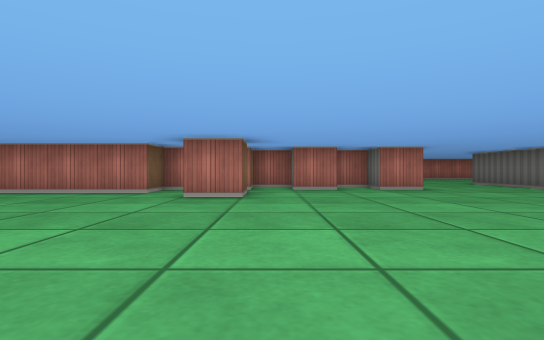
View 1 (above)

24 first-person views from a walk through a cub3D level. The camera is about half as high as the walls, looks level and sees 80° across. The floor is counted in squares. Each view is taken from the middle of a square. On the plan, view 1 faces up. The plan holds only what a view shows up to about 9 squares ahead; the rest is blank.

View 2
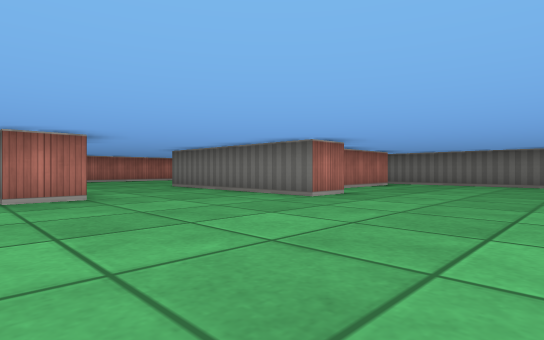

View 3
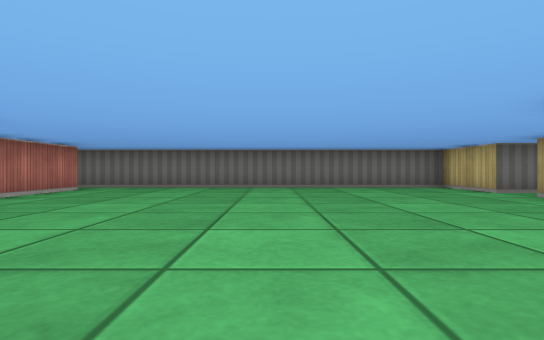

View 4
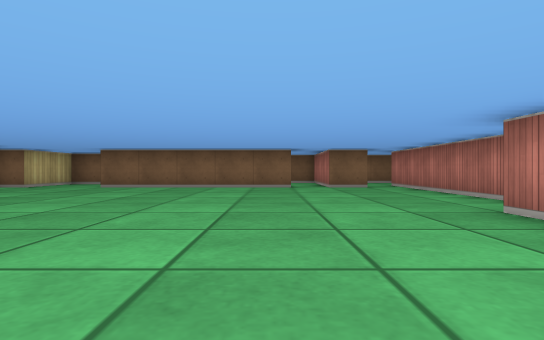

View 5
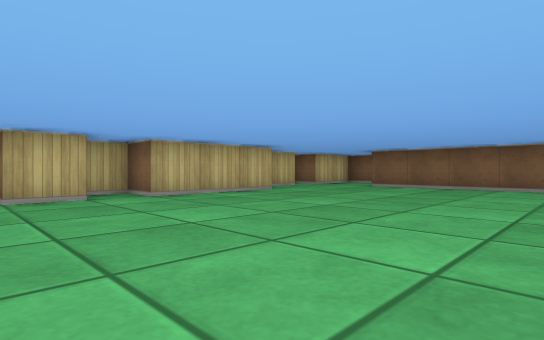

View 6
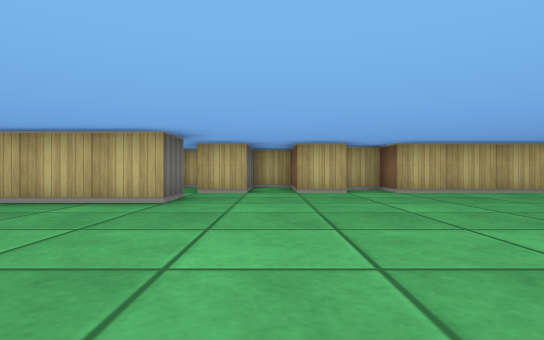

View 7
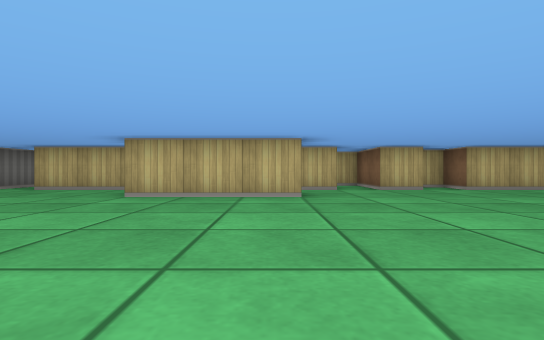

View 8
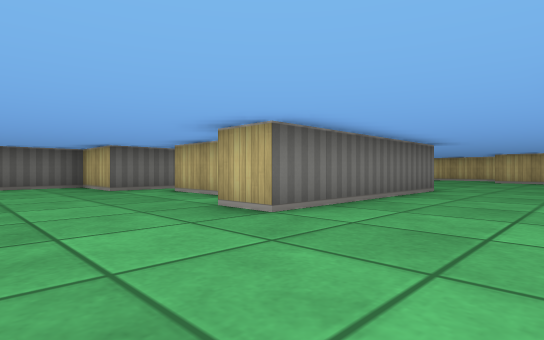

View 9
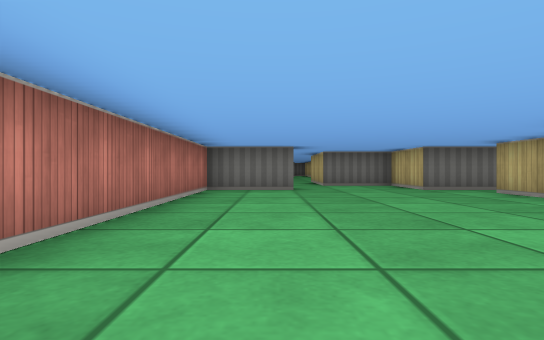

View 10
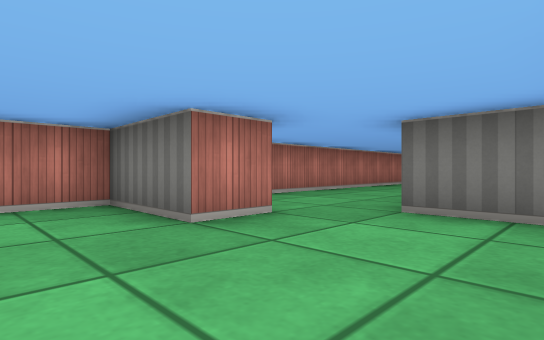

View 11
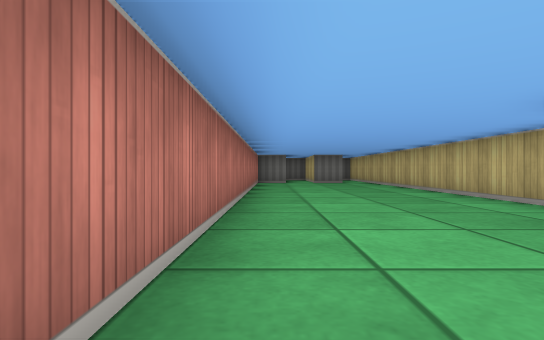

View 12
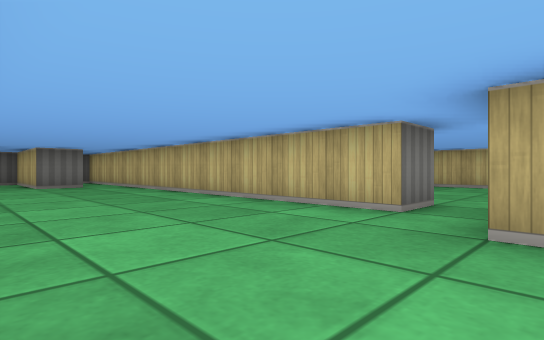

View 13
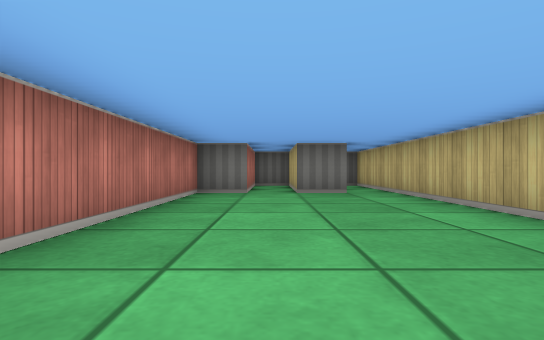

View 14
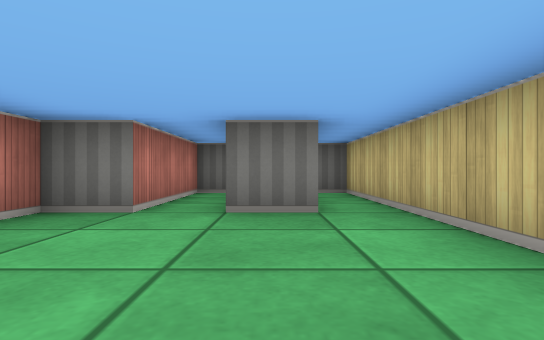

View 15
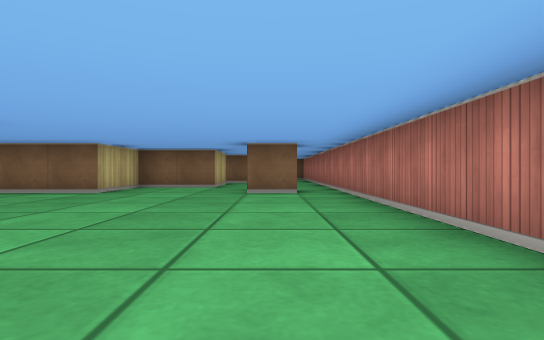

View 16
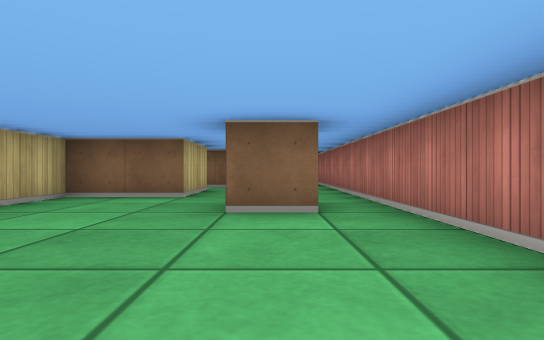

View 17
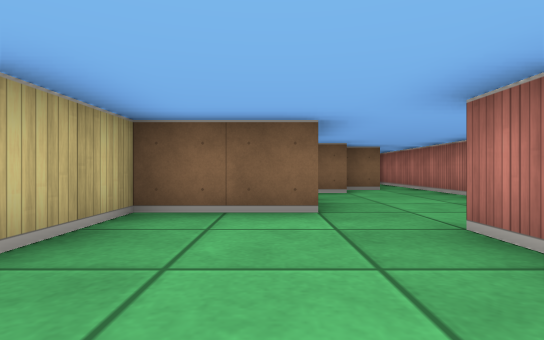

View 18
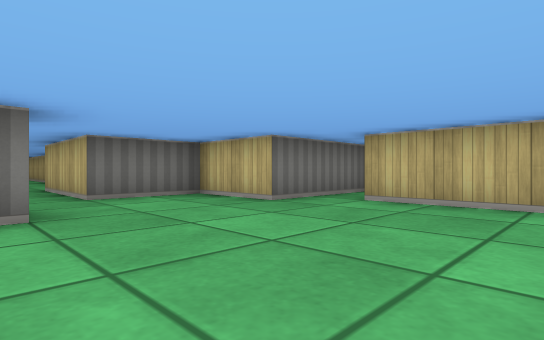

View 19
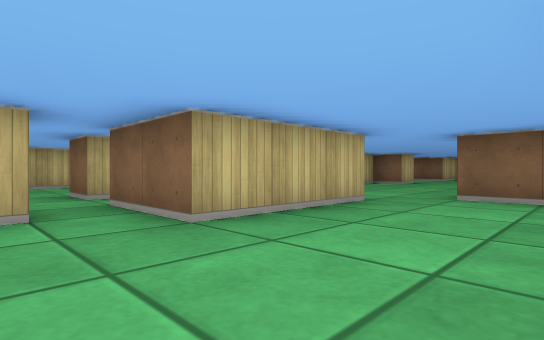

View 20
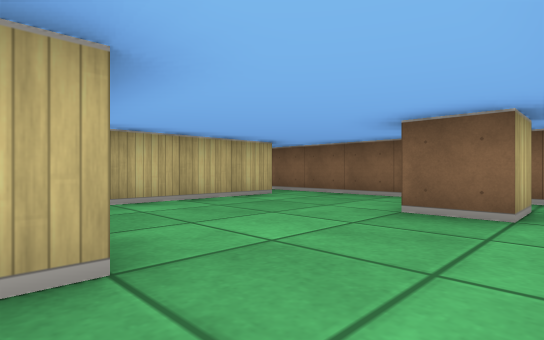

View 21
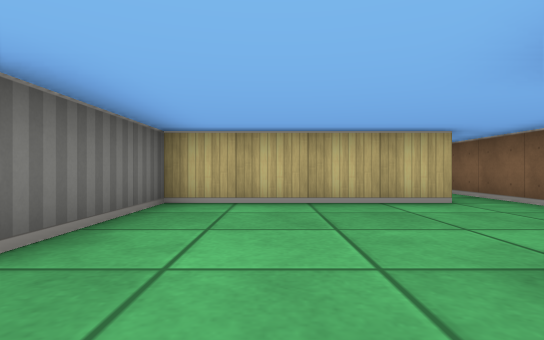

View 22
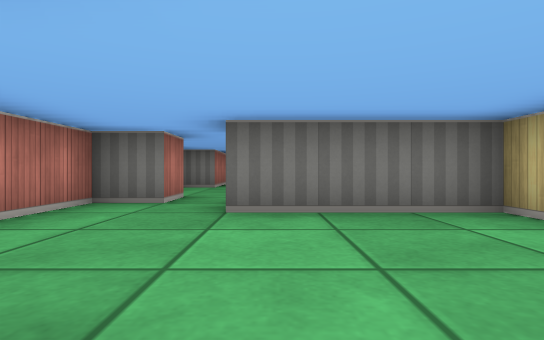

View 23
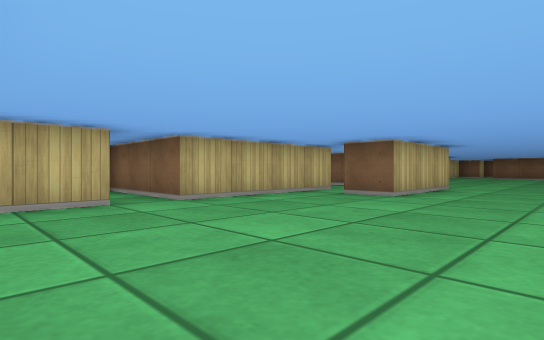

View 24
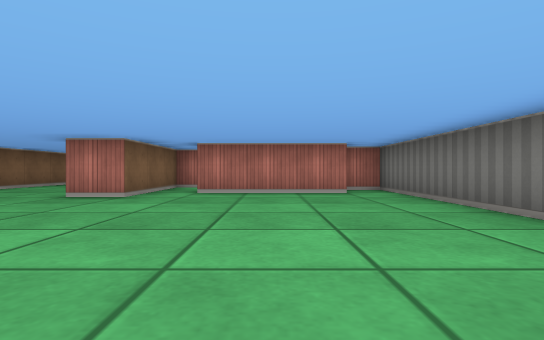

### Floor plan
Ten units are one square. View 1 is at (0, 0); x grows to the right and y downward. Boxes are objects, and circles mark ways between rooms. Rooms are numbered by the first view taken in them; rooms with no view inside come last. Other rooms are left out.
<svg viewBox="-75 -160 365 210">
<path fill="none" stroke="#000" d="M36 -75 25 -75 25 -85 16 -85M15 -75 5 -75 5 -85 -5 -85M75 -65 75 -55 65 -55 65 -105 75 -105M-5 -64 -5 -55 -15 -55M-4 -75 -25 -75 -25 -65 -70 -65M-5 -82 -5 -78M84 -95 105 -95M35 15 35 5 65 5 65 15M115 -65 85 -65M65 25 95 25 95 45M4 25 15 25 15 45 25 45 25 25 35 25M32 -135 25 -135M-5 -125 15 -125 15 -105 35 -105 35 -78M115 -95 115 -105 135 -105 135 -125M35 -146 35 -135M-15 -135 -15 -122M-65 -56 -65 -45M-65 -35 -65 15M-35 25 -5 25 -5 35 4 35M105 39 105 25 125 25 125 -75 115 -75M-25 -145 -25 -136M125 -135 115 -135 115 -155 -25 -155M-65 35 -65 41M175 -105 175 -115 285 -115 285 -121M255 -124 255 -135 280 -135M135 -125 165 -125 165 -105M125 -146 125 -135M285 -139 285 -145 255 -145 255 -155 145 -155M155 -95 165 -95 165 -85M145 -78 145 -46M155 -55 195 -55 195 -85M205 -95 205 -105 189 -105M115 -75 115 -95"/>
<circle cx="130" cy="-130" r="3" fill="#2a7"/>
<circle cx="110" cy="-90" r="3" fill="#2a7"/>
<circle cx="170" cy="-110" r="3" fill="#2a7"/>
<text x="40" y="-50">1</text>
<text x="200" y="-140">2</text>
<text x="170" y="-80">3</text>
<text x="110" y="-90">4</text>
</svg>
Room 1 opens to room 2. Room 1 opens to room 4. Room 2 opens to room 3.

Where each view was taken, in squares from view 1:
view 1: 0 up, 0 right, facing up
view 2: 2 up, 2 right, facing up-right
view 3: 2 up, 4 right, facing right
view 4: 3 up, 2 right, facing left
view 5: 3 up, 2 right, facing down-left
view 6: 4 up, 2 right, facing down
view 7: 5 up, 4 right, facing down
view 8: 13 up, 4 right, facing down-right
view 9: 14 up, 4 right, facing right
view 10: 11 up, 10 right, facing up-right
view 11: 15 up, 14 right, facing right
view 12: 15 up, 16 right, facing down-right
view 13: 14 up, 19 right, facing right
view 14: 13 up, 22 right, facing right
view 15: 14 up, 10 right, facing left
view 16: 14 up, 7 right, facing left
view 17: 12 up, 5 right, facing left
view 18: 14 up, 8 right, facing down-right
view 19: 15 up, 18 right, facing down-left
view 20: 10 up, 20 right, facing down-left
view 21: 10 up, 18 right, facing down
view 22: 8 up, 16 right, facing right
view 23: 2 up, 12 right, facing down-left
view 24: 0 up, 10 right, facing up
